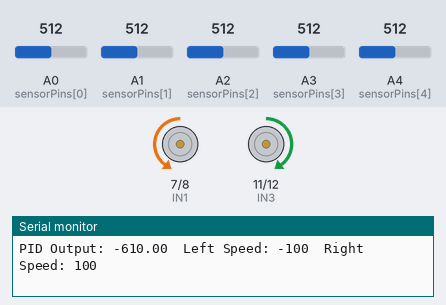
Bench run of a sketch on a simulated Arduino Uno, built with avr-gcc and run on an emulated ATmega328P. On the bench: motor-driver pin pairs drawn as motors (green arrow = first pin HIGH = forward, orange = second pin HIGH = backward, longer = more drive, scaled by the enable pin), the last lines printed to the serial monitor. The inputs (shaded band) are chosen by the test bench; at power-on: A2 (sensorPins[2]) = 512, A3 (sensorPins[3]) = 512, A0 (sensorPins[0]) = 512, A1 (sensorPins[1]) = 512, A4 (sensorPins[4]) = 512.

Above: at 1.2 s.
1.3 s: A2 (sensorPins[2]) set to 694
4.3 s: A2 (sensorPins[2]) set to 712
At 4.9 s:
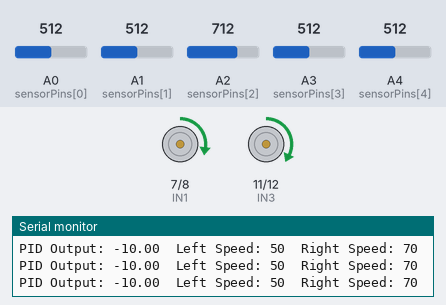
5.9 s: A3 (sensorPins[3]) set to 690
8.9 s: A3 (sensorPins[3]) set to 717
At 10.0 s:
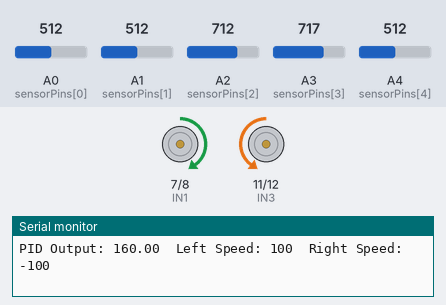
11.9 s: A0 (sensorPins[0]) set to 683
14.9 s: A0 (sensorPins[0]) set to 710
At 15.5 s:
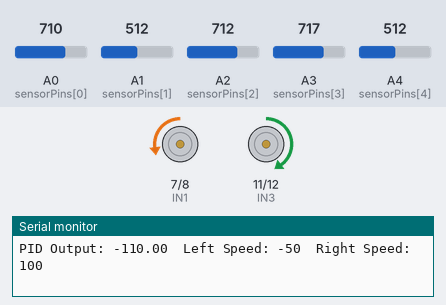
Timing chart, 0 to 17.9 s (numbered marks = the images above; inputs shaded):
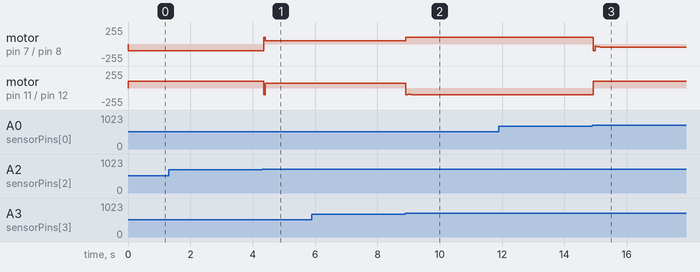

The sketch:

sketch_5ch_p03i001d5_24jul14b.ino
```cpp
#define extraLeftSensor A0
#define leftSensor A1
#define centerSensor A2
#define rightSensor A3
#define extraRightSensor A4

#define ENA 9
#define IN1 7
#define IN2 8
#define ENB 10
#define IN3 11
#define IN4 12

const int numSensors = 5;
const int sensorPins[numSensors] = {A0, A1, A2, A3, A4};

int baseSpeed = 60;
int maxSpeed = 100;

// PID 제어 변수
float Kp = 0.3;
float Ki = 0.01;
float Kd = 5;
float error = 0;
float lastError = 0;
float integral = 0;

// 센서 임계값
const int blackThreshold = 700;
const int whiteThreshold = 300;

void setup() {
  Serial.begin(9600);

  for (int i = 0; i < numSensors; i++) {
    pinMode(sensorPins[i], INPUT);
  }

  pinMode(ENA, OUTPUT);
  pinMode(IN1, OUTPUT);
  pinMode(IN2, OUTPUT);
  pinMode(ENB, OUTPUT);
  pinMode(IN3, OUTPUT);
  pinMode(IN4, OUTPUT);
}

void loop() {
  int sensorValues[numSensors];
  for (int i = 0; i < numSensors; i++) {
    sensorValues[i] = analogRead(sensorPins[i]);
  }

  float pidOutput = pidControl(sensorValues);

  int leftMotorSpeed = baseSpeed + pidOutput;  // 변경: - 에서 + 로
  int rightMotorSpeed = baseSpeed - pidOutput; // 변경: + 에서 - 로

  leftMotorSpeed = constrain(leftMotorSpeed, -maxSpeed, maxSpeed);
  rightMotorSpeed = constrain(rightMotorSpeed, -maxSpeed, maxSpeed);

  // 라인을 완전히 벗어났을 때 대응
  if (isOffLine(sensorValues)) {
    handleOffLine();
  } else {
    setMotorSpeed(leftMotorSpeed, rightMotorSpeed);
  }

  Serial.print("PID Output: ");
  Serial.print(pidOutput);
  Serial.print("\tLeft Speed: ");
  Serial.print(leftMotorSpeed);
  Serial.print("\tRight Speed: ");
  Serial.println(rightMotorSpeed);

  delay(10);
}

float pidControl(int sensorValues[]) {
  float position = calculatePosition(sensorValues);
  error = position - 2000; // 중앙 위치가 2000

  integral += error;
  integral = constrain(integral, -1000, 1000); // 적분 와인드업 방지

  float derivative = error - lastError;

  float output = Kp * error + Ki * integral + Kd * derivative;

  lastError = error;

  return output;
}

float calculatePosition(int sensorValues[]) {
  float weightedSum = 0;
  int sum = 0;

  for (int i = 0; i < numSensors; i++) {
    if (sensorValues[i] > blackThreshold) {
      weightedSum += (i * 1000);
      sum++;
    }
  }

  if (sum == 0) {
    return lastError > 0 ? 4000 : 0; // 라인을 벗어났을 때 마지막 방향 유지
  }

  return weightedSum / sum;
}

bool isOffLine(int sensorValues[]) {
  for (int i = 0; i < numSensors; i++) {
    if (sensorValues[i] > blackThreshold) {
      return false;
    }
  }
  return true;
}

void handleOffLine() {
  if (lastError > 0) {
    // 오른쪽으로 회전 (변경됨)
    setMotorSpeed(maxSpeed, -maxSpeed);
  } else {
    // 왼쪽으로 회전 (변경됨)
    setMotorSpeed(-maxSpeed, maxSpeed);
  }
}

void setMotorSpeed(int leftSpeed, int rightSpeed) {
  digitalWrite(IN1, leftSpeed > 0 ? HIGH : LOW);
  digitalWrite(IN2, leftSpeed > 0 ? LOW : HIGH);
  analogWrite(ENA, abs(leftSpeed));

  digitalWrite(IN3, rightSpeed > 0 ? HIGH : LOW);
  digitalWrite(IN4, rightSpeed > 0 ? LOW : HIGH);
  analogWrite(ENB, abs(rightSpeed));
}
```

Measured:
- the behaviour switches between 700 and 701 on A2 (sensorPins[2]) (found by bisection; images 0 and 1)
- the behaviour switches between 700 and 701 on A3 (sensorPins[3]) (found by bisection; images 1 and 2)
- the behaviour switches between 700 and 701 on A0 (sensorPins[0]) (found by bisection; images 2 and 3)
- after the input at 4.3 s, motor on pin 7 (IN1) / pin 8 (IN2): backward 100/255 → forward 50/255 after 0.05 s; motor on pin 11 (IN3) / pin 12 (IN4): forward 100/255 → forward 70/255 after 0.05 s
- after the input at 8.9 s, motor on pin 7 (IN1) / pin 8 (IN2): forward 50/255 → forward 100/255 at once; motor on pin 11 (IN3) / pin 12 (IN4): forward 70/255 → backward 100/255 at once
- after the input at 14.9 s, motor on pin 7 (IN1) / pin 8 (IN2): forward 100/255 → backward 50/255 at once; motor on pin 11 (IN3) / pin 12 (IN4): backward 100/255 → forward 100/255 at once
